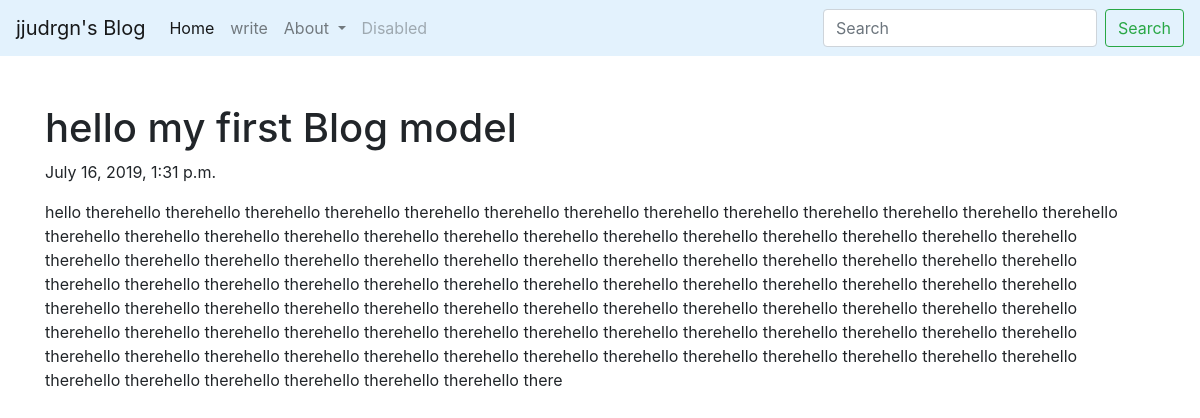
The page /blog/1 on the database its author committed.
### blog/models.py (models this page shows, shortened)
class Blog(models.Model):
    title = models.CharField(max_length=200)
    pub_date = models.DateTimeField('date published')
    body = models.TextField()

### blog/views.py (the view)
# urls.py: path('blog/<int:blog_id>', blog.views.detail, name="detail"),
def detail(request, blog_id):
    blog_detail = get_object_or_404(Blog, pk = blog_id)
    return render(request, 'detail.html', {'blog':blog_detail})

### blog/templates/detail.html (shortened to what this page needs)
<head>
    <link rel="stylesheet" href="https://stackpath.bootstrapcdn.com/bootstrap/4.3.1/css/bootstrap.min.css">
</head>
<body>
<nav class="navbar navbar-expand-lg navbar-light" style="background-color: #e3f2fd;">
  <a class="navbar-brand" href="#">jjudrgn's Blog</a>
  <div class="collapse navbar-collapse" id="navbarSupportedContent">
    <ul class="navbar-nav mr-auto">
      <li class="nav-item active">
        <a class="nav-link" href="{%url 'home'%}">Home <span class="sr-only">(current)</span></a>
      </li>
      <li class="nav-item">
        <a class="nav-link" href="{%url 'newpost'%}">write</a>
      </li>
      <li class="nav-item dropdown">
        <a class="nav-link dropdown-toggle" href="#" id="navbarDropdown" role="button" data-toggle="dropdown" aria-haspopup="true" aria-expanded="false">
          About
        </a>
      </li>
      <li class="nav-item">
        <a class="nav-link disabled" href="#" tabindex="-1" aria-disabled="true">Disabled</a>
      </li>
    </ul>
    <form class="form-inline my-2 my-lg-0">
      <input class="form-control mr-sm-2" type="search" placeholder="Search" aria-label="Search">
      <button class="btn btn-outline-success my-2 my-sm-0" type="submit">Search</button>
    </form>
  </div>
</nav>
</body>
<div class="container">
<h1> {{blog.title}} </h1>
<p> {{blog.pub_date}} </p>
<p> {{blog.body}} </p>
</div>

### rows shown on the page
Blog: title "hello my first Blog model", pub_date "July 16, 2019, 1:31 p.m.", body "hello therehello therehello therehello therehello therehello therehello therehello therehello therehello therehello therehello therehello therehello therehello therehello therehello therehello therehello therehello therehello therehello therehello therehello therehello therehello therehello therehello therehello therehello therehello therehello therehello therehello therehello therehello therehello therehello therehello therehello therehello therehello therehello therehello therehello therehello therehello therehello therehello therehello therehello therehello therehello therehello therehello therehello therehello therehello therehello therehello therehello therehello therehello therehello…"
